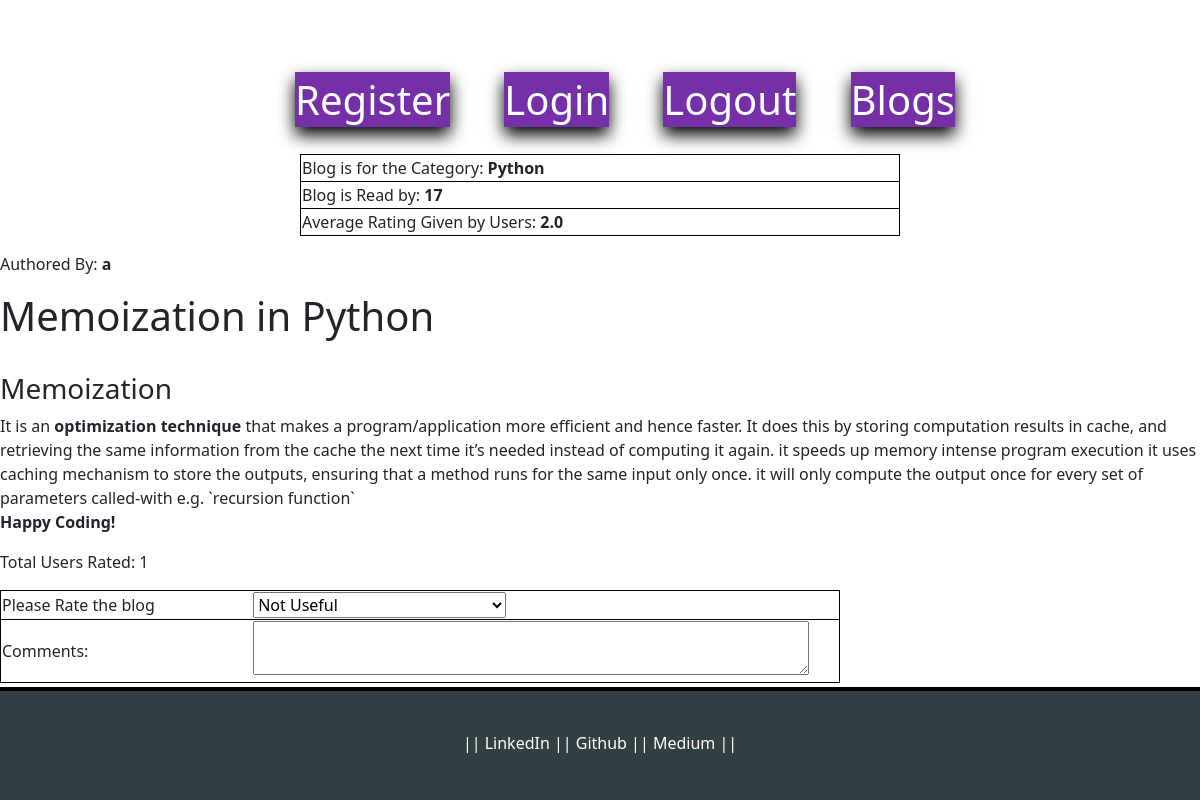
Screenshot of /blogDetail/2/a/Python (signed in) with the database file from the repository.
### project/models/blog.py (models this page shows)
class BlogModel(db.Model):
    id = db.Column(db.Integer, primary_key=True)
    category_id = db.Column(db.Integer, db.ForeignKey('category_master.category_id'), nullable=False)
    blog_user_id = db.Column(db.Integer, db.ForeignKey('users.id'), nullable=False)
    blog_text = db.Column(db.Text, nullable=False)
    blog_creation_date = db.Column(db.DateTime)
    blog_read_count = db.Column(db.Integer, default=0)
    blog_rating_count = db.Column(db.Integer, default=0)

### project/routes/blogs/routes.py (the view, shortened to what this page needs)
@bp.route('/blogDetail/<int:blog_model_id>/<string:username>/<string:blog_model_category>', methods=["GET", "POST"])
@login_required
def blog_detail(blog_model_id, username, blog_model_category):
    blog_model = BlogModel.query.get(blog_model_id)
    if request.method == 'GET':
        if current_user.id != blog_model.blog_user_id:
            blog_model.blog_read_count += 1
            db.session.commit()
        rating = db.session.query(func.avg(BlogComment.blog_rating)).filter(BlogComment.blog_id == int(blog_model_id)).first()[0]
        return render_template('blogs/blog_detail.html', blog=blog_model, rating=rating, author=username, category=blog_model_category)

### project/models/user.py (called while the page is built)
@login_manager.user_loader
def load_user(id):
    return UserModel.query.get(int(id))

### project/templates/blogs/blog_detail.html (shortened to what this page needs)
{% extends 'base.html' %}
{% block content %}
<br>
<center>
    <form action="" method="POST">
            <table style="width: 50%;">
                <tr>
                    <td style="width: 80%;">
                        Blog is for the Category: <b>{{ category }}</b>
                    </td>
                </tr>
                <tr>
                    <td style="width: 80%;">
                        Blog is Read by: <b>{{ blog.blog_read_count }}</b>
                    </td>
                </tr>
                <tr>
                    <td style="width: 80%;">
                        Average Rating Given by Users: <b>{{ rating }}</b>
                    </td>
                </tr>
            </table>
</center>
Authored By: <b> {{ author }}</b>
<p>
    {{ blog.blog_text | safe}}
</p>
<p>
    Total Users Rated: {{ blog.blog_rating_count }}
</p>
{% if current_user.username != author %}
    <p>
        <table style="width: 70%;">
            <tr>
                <td style="width: 30%;">
                    Please Rate the blog
                </td>
                <td style="width: 70%;">
                    <select name="rating">
                        <option value="1">Not Useful</option>
                    </select>
                </td>
            </tr>
            <tr>
                <td>
                    Comments:
                </td>
                <td>
                    <textarea style="width: 95%;" name="comment"></textarea>
                </td>
            </tr>
        </table>
        <br>
    </p>
{% endif %}
{% endblock %}

### project/static/css/styles.css (style rules this page uses)
html { font-family: system-ui, -apple-system, BlinkMacSystemFont, 'Segoe UI', Ubuntu, sans-serif; }
*, *::after, *::before { box-sizing: inherit; }
body { box-sizing: border-box; margin: 0; padding-top: 70px; }
table, tr { border: 1px solid black; border-radius: 12px; border-collapse: collapse; }

### project/templates/blogs/blog_detail.html (style rules this page uses)
table, tr { border: 1px solid black; border-radius: 12px; border-collapse: collapse; }

### rows the page displays
BlogModel: blog_read_count "17", blog_text "Memoization in Python Memoization It is an optimization technique that makes a program/application more efficient and hence faster. It does this by storing computation results in cache, and retrieving the same information from the cache the next time it’s needed instead of computing it again. it speeds up memory intense program execution it uses caching mechanism to store the outputs, ensuring that a method runs for the same input only once. it will only compute the output once for every set of parameters called-with e.g. `recursion function` Happy Coding!", blog_rating_count "1"

### other values shown
{{ category }} "Python"
{{ rating }} "2.0"
{{ author }} "a"
